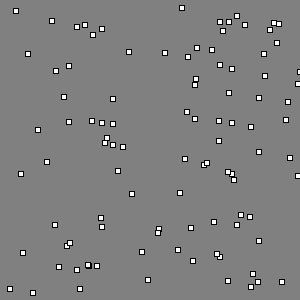
Frame 1 (no input)
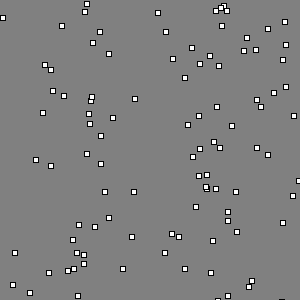
Frame 60 (the mouse pressed at the canvas centre just before this capture)
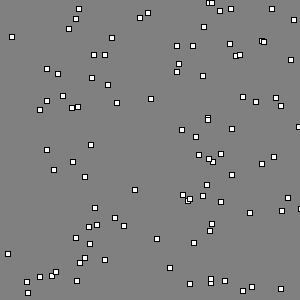
Frame 120 (the mouse held since frame 60 and released just before this capture)

The Processing sketch that drew these frames (run headless with seeded random() and noise(); from frame 60 on, the mouse is pressed at the canvas centre):

// Processing sketch: DragSketch
// ── DragSketch.pde
final int NO_PARTICLES = 100 ;
final int MY_WIDTH = 300 ;
final int MY_HEIGHT = 300 ;

Particle[] particles ;

// initialise screen and particle array
void setup() {
  size(300, 300) ;
  particles = new Particle[NO_PARTICLES] ;
  for (int i = 0; i < NO_PARTICLES; i++) 
    particles[i] = new Particle((int)random(0,MY_WIDTH),
                                (int)random(0,MY_HEIGHT),
                                random(-.5f,.5f),
                                random(-.5f,.5f),
                                0f,0f) ;
}

// update particles, render.
void draw() {
  background(128) ;
  for (int i = 0; i  < NO_PARTICLES; i++) {
    particles[i].integrate() ;
    PVector position = particles[i].position ;
    rect(position.x, position.y, 5, 5) ; 
  }
}
// ── Particle.pde
// a representation of a point mass
final class Particle {
  
  // Three vectors to hold pos, vel, acceleration
  // I'm allowing public access to keep things snappy.
  public final PVector position, velocity, acceleration ;
  
  // damping factor to simulate drag, as per Millington
  private static final float DAMPING = .995f ;
  
  // Default is to sit at the origin
  Particle() {
    position = new PVector(0, 0) ;
    velocity = new PVector(0, 0) ;
    acceleration = new PVector(0, 0) ; 
  }
  
  // Otherwise do something more interesting
  Particle(int x, int y, float xVel, float yVel, float xAcc, float yAcc) {
    position = new PVector(x, y) ;
    velocity = new PVector(xVel, yVel) ;
    acceleration = new PVector(xAcc, yAcc) ;
  }
  
  // update position and velocity
  void integrate() {
    position.add(velocity) ;
    velocity.add(acceleration) ;
    // apply damping
    velocity.mult(DAMPING) ;
    // Apply an impulse to bounce off the edge of the screen
    if ((position.x < 0) || (position.x > width)) velocity.x = -velocity.x ;
    if ((position.y < 0) || (position.y > height)) velocity.y = -velocity.y ;     
  }
}
